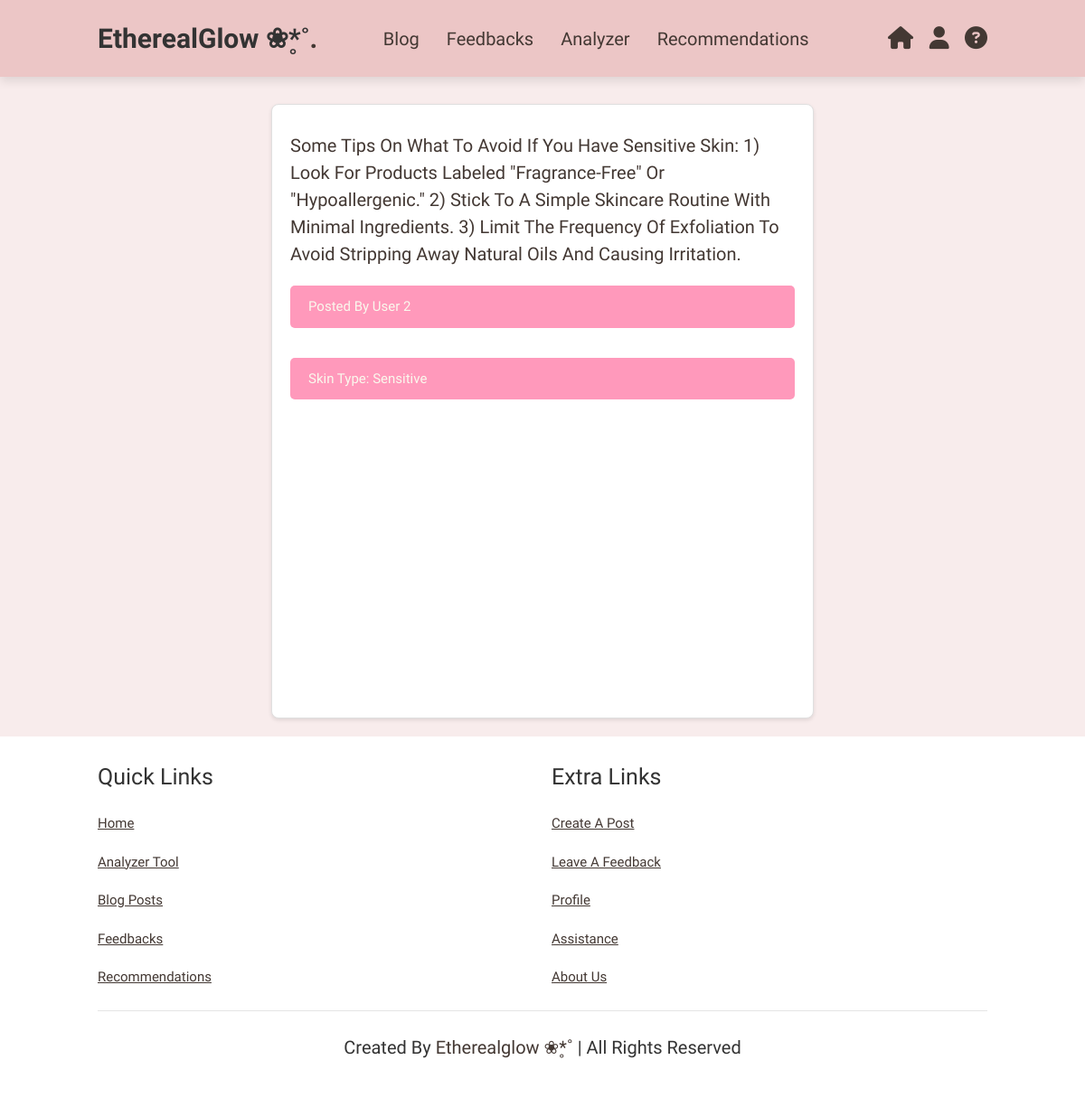
/post/1, run on the app's committed database.
### website/models.py (models this page shows)
class Post(db.Model):
    id = db.Column(db.Integer, primary_key=True)
    text = db.Column(db.Text, nullable=False)
    date_created = db.Column(db.DateTime(timezone=True), default=func.now())
    author = db.Column(db.Integer, db.ForeignKey('user.id', ondelete="CASCADE"), nullable=False)
    comments = db.relationship('Comment', backref='post', passive_deletes=True)
    skintype = db.Column(db.Text, nullable=False)

### website/views.py (the view)
@views.route('/post/<int:post_id>')
def view_post(post_id):
    post = Post.query.get_or_404(post_id)
    return render_template('view-post.html', post=post)

### website/templates/view-post.html (shortened to what this page needs)
{% extends "base.html" %}
{% block content%}
<section class="postView">
    <div class="content">
        <p>{{ post.text }}</p>
        <span>Posted by user {{ post.author }}</span><br>
        <span>Skin Type: {{ post.skintype }}</span>
    </div>
</section>
{% endblock %}

### website/static/styles.css (style rules this page uses)
:root { --pink:#e84393; --brown: #433833; --lightbrown: #d4b1a0; --light: #FAF9ED; --gray: #302f2f; --softpink: #ff99bb; --spink: #ffccdc; --coco: #ecc6c6; --softcoco: #f8ecec; }
* { margin: 0; padding: 0; box-sizing: border-box; outline: none; border: none; text-decoration: none; text-transform: capitalize; transition: .2s linear; font-family: "Work Sans", sans-serif; }
html { font-size: 62.5%; scroll-behavior: smooth; scroll-padding-top: 6rem; overflow-x: hidden; }
section { padding: 2rem 9%; background: var(--softcoco); }
::placeholder { color: #555; }
.postView { display:flex; min-height: 100vh; justify-content: center; background: var(--softcoco); }
.postView .content { margin-top: 80px; align-items: center; }
.postView .content span { font-size: 3.5rem; color:var(--brown); padding: 1rem 0; line-height: 1.5; }
.postView .content p { font-size: 2rem; color:var(--brown); padding: 1rem 0; line-height: 1.5; }
.postView .content { background-color: #fff; border: 1px solid #e0e0e0; border-radius: 8px; box-shadow: 0 2px 4px rgba(0, 0, 0, 0.1); padding: 20px; max-width: 600px; width: 100%; }
.postView .content span { display: block; font-size: 1.5rem; background-color: var(--softpink); color: var(--light); margin-top: 10px; padding: 12px 20px; border-radius: 5px; border: none; cursor: pointer; }

### data on the page
Post: text "Some Tips On What To Avoid If You Have Sensitive Skin: 1) Look For Products Labeled \"fragrance-Free\" Or \"hypoallergenic.\" 2) Stick To A Simple Skincare Routine With Minimal Ingredients. 3) Limit The Frequency Of Exfoliation To Avoid Stripping Away Natural Oils And Causing Irritation.", author "2", skintype "Sensitive"
